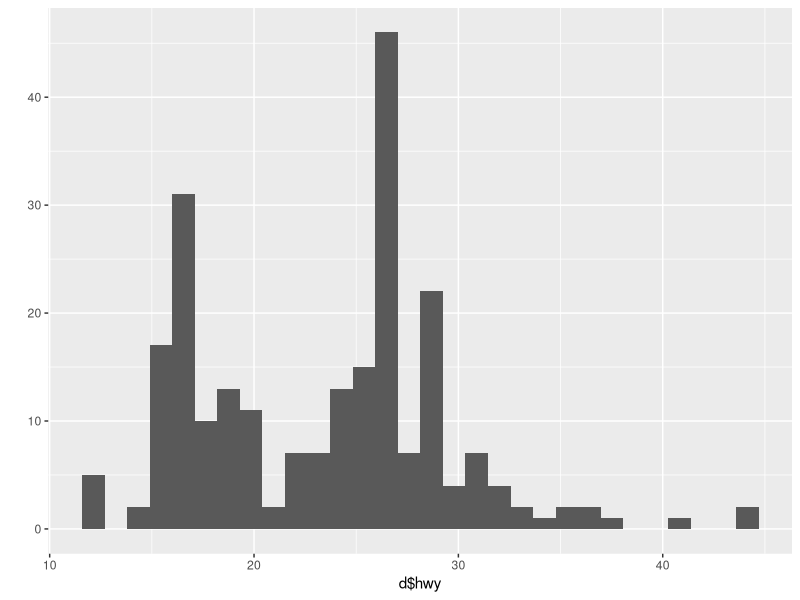
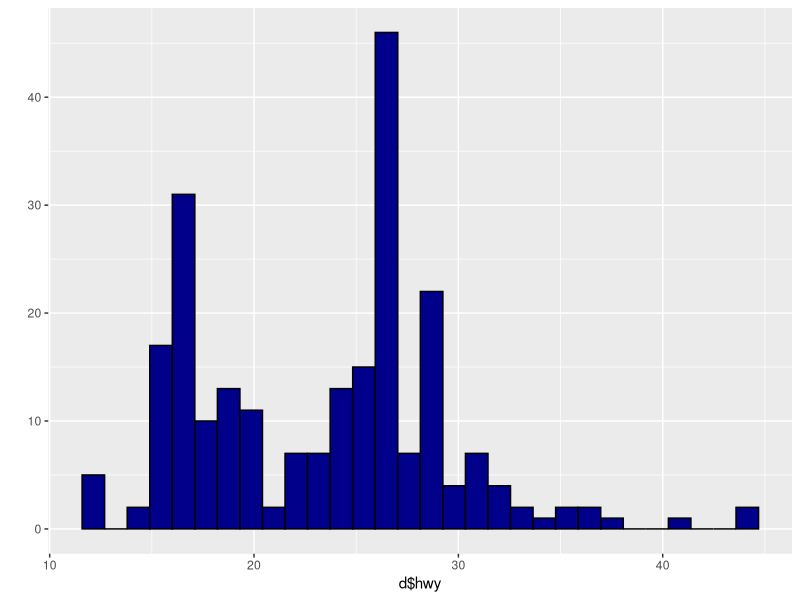
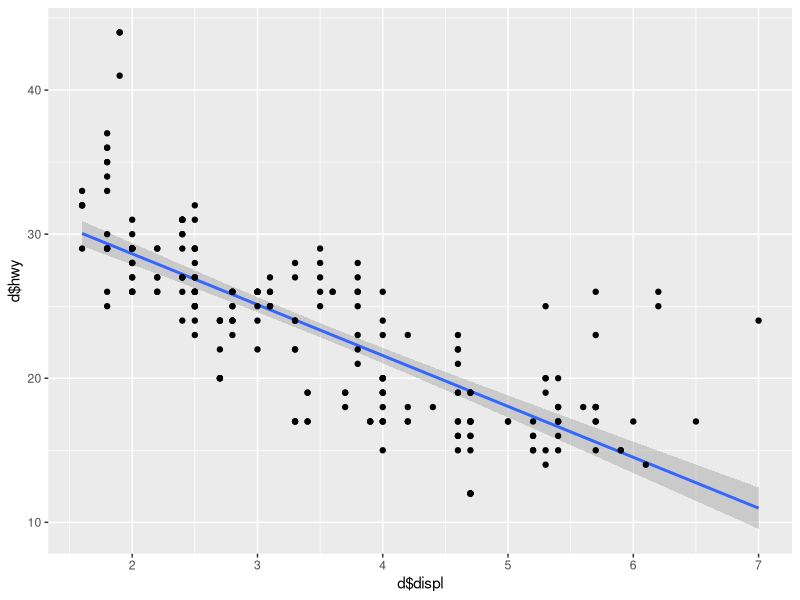
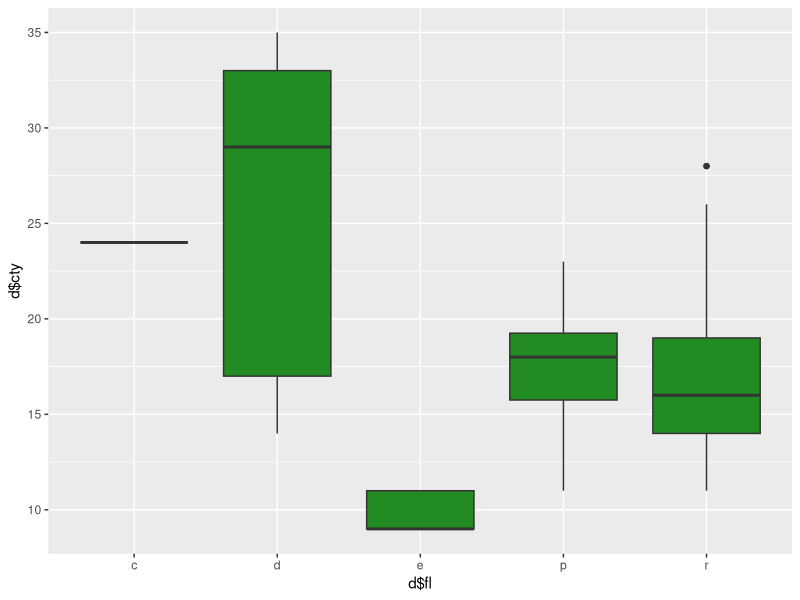
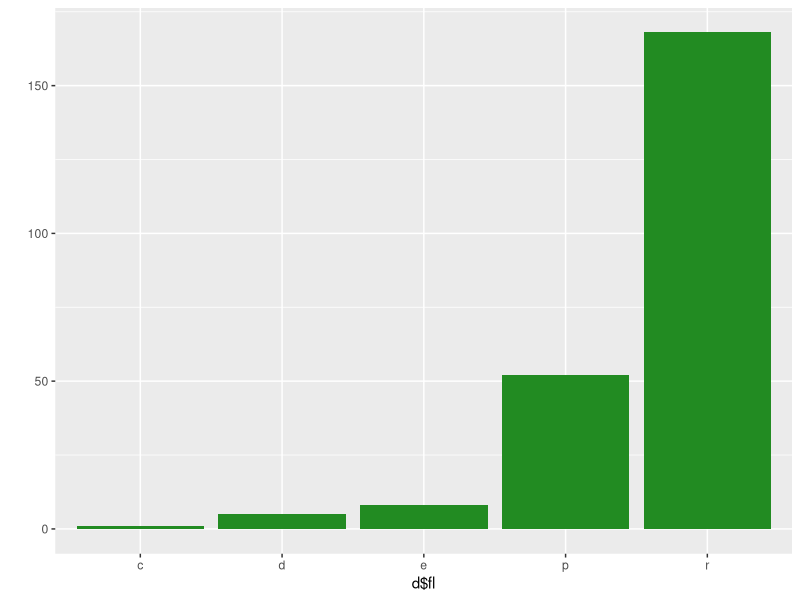
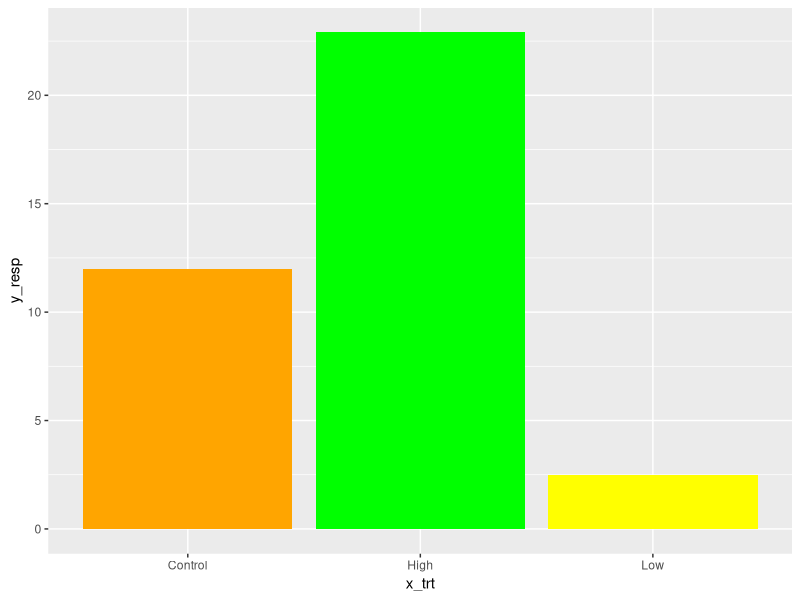
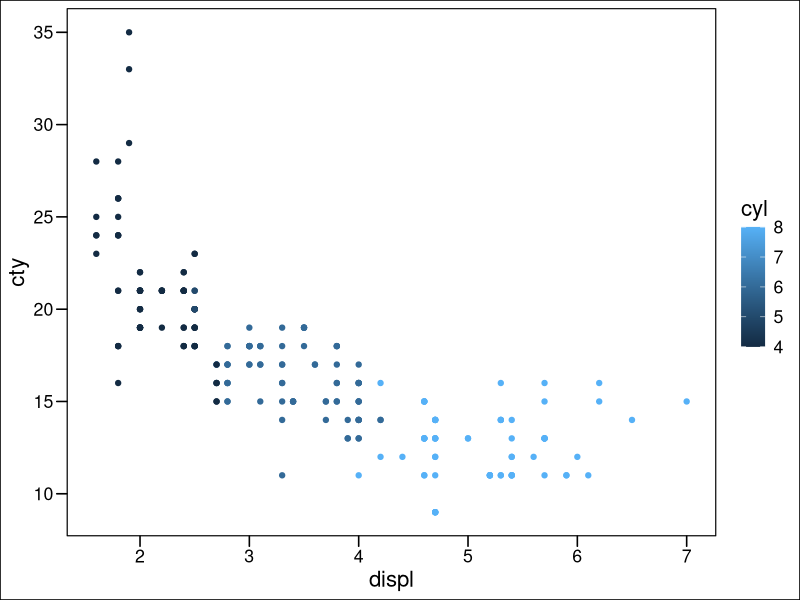
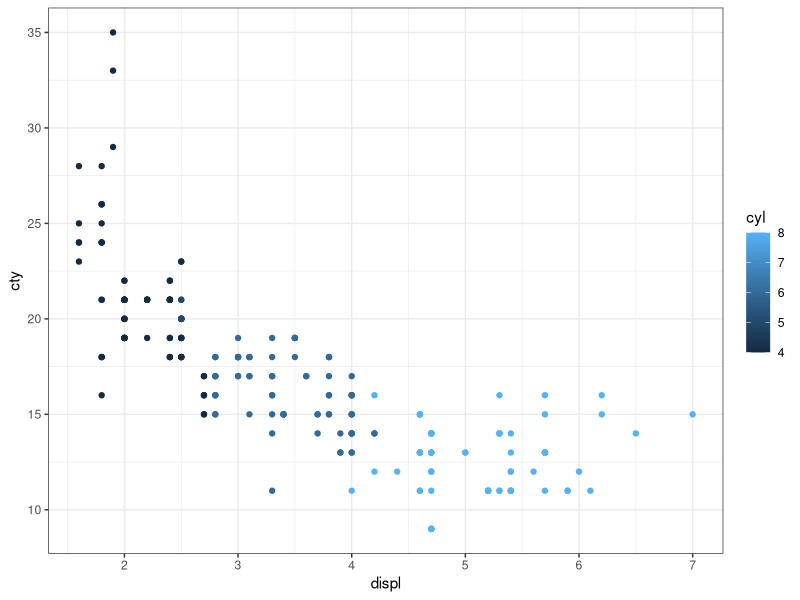

Generate these figures, in order, with R:
#### ggplot2
#### 24 January 2023
#### AMA

library(ggplot2)
library(ggthemes)
library(patchwork)

### Template for ggplot2 code

### p1 <- ggplot(data=<DATA>, mapping=aes(x=xVar, y=yVar)) + <GEOM FUNCTION (geom_boxplot)>
### print(p1)

d <- mpg
library(dplyr)
glimpse(d)

## Qplot: quick plotting not for publication

qplot(x=d$hwy) #histogram
qplot(x=d$hwy, fill=I("darkblue"), color=I("black")) #need the I function to actually display color

qplot(x=d$displ, y=d$hwy, geom=c("smooth", "point"), method="lm") #scatterplot; added line that follows distribution, could also make it linear with lm

qplot(x=d$fl, y=d$cty, geom="boxplot", fill=I("forestgreen"))

qplot(x=d$fl, geom="bar", fill=I("forestgreen"))

## Create data

x_trt <-c("Control", "Low", "High")
y_resp <- c(12, 2.5, 22.9)
qplot(x=x_trt, y=y_resp, geom="col", fill=I(c("orange", "yellow", "green"))) #goes in alphabetical order when plotting

### ggplot: uses data frames instead of vectors

p1 <- ggplot(data=d, mapping=aes(x=displ, y=cty, color=cyl)) + #color scale of cylinder
  geom_point()

p1 + theme_base()
p1 + theme_bw()
p1 + theme_classic()
p1 + theme_linedraw()
p1 + theme_dark()
p1 + theme_minimal()

p1 + theme_bw(base_size=20, base_family="serif") #font size and type

p2 <- ggplot(data=d, aes(x=fl, fill=fl)) +
  geom_bar()
p2 + coord_flip() + theme_classic(base_size=15, base_family="sans") #x axis and y axis switch

## Theme modifications

p3 <- ggplot(data=d, aes(x=displ, y=cty)) +
  geom_point(size=4, shape=21, color="magenta", fill="black") + 
  xlab("Count") + ylab("Fuel") + 
  labs(title="My title here", subtitle="My subtitle here") +
  xlim(1, 10) + ylim(0, 35)

library(viridis)
cols <- viridis(7, option = "magma") #also plasma, turbo
ggplot(data=d, aes(x=class, y=hwy, fill=class)) +
  geom_boxplot() +
  scale_fill_manual(values=cols) #give same number of colors that there are groups

p1 + p2 + p3 #patchwork function for layouts
(p1 + p2) / p3  
